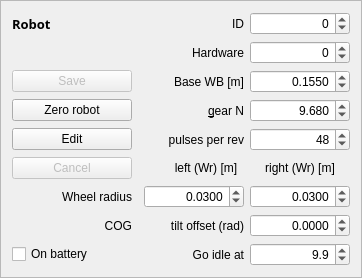
          <widget class="QFrame" name="frame_10">
           <property name="maximumSize">
            <size>
             <width>365</width>
             <height>16777215</height>
            </size>
           </property>
           <property name="frameShape">
            <enum>QFrame::StyledPanel</enum>
           </property>
           <property name="frameShadow">
            <enum>QFrame::Sunken</enum>
           </property>
           <layout class="QGridLayout" name="gridLayout_8">
            <item row="3" column="4">
             <widget class="QDoubleSpinBox" name="robot_gear">
              <property name="sizePolicy">
               <sizepolicy hsizetype="Minimum" vsizetype="Fixed">
                <horstretch>2</horstretch>
                <verstretch>0</verstretch>
               </sizepolicy>
              </property>
              <property name="toolTip">
               <string>&lt;html&gt;&lt;head/&gt;&lt;body&gt;&lt;p&gt;Gear ratio from motor to wheel axle (9.68).&lt;/p&gt;&lt;/body&gt;&lt;/html&gt;</string>
              </property>
              <property name="locale">
               <locale language="C" country="AnyCountry"/>
              </property>
              <property name="alignment">
               <set>Qt::AlignRight|Qt::AlignTrailing|Qt::AlignVCenter</set>
              </property>
              <property name="readOnly">
               <bool>false</bool>
              </property>
              <property name="decimals">
               <number>3</number>
              </property>
              <property name="maximum">
               <double>999.990000000000009</double>
              </property>
              <property name="value">
               <double>9.680000000000000</double>
              </property>
             </widget>
            </item>
            <item row="0" column="2" colspan="2">
             <widget class="QLabel" name="label_127">
              <property name="text">
               <string>ID</string>
              </property>
              <property name="alignment">
               <set>Qt::AlignRight|Qt::AlignTrailing|Qt::AlignVCenter</set>
              </property>
              <property name="buddy">
               <cstring>robot_gear</cstring>
              </property>
             </widget>
            </item>
            <item row="4" column="3">
             <widget class="QLabel" name="label_20">
              <property name="toolTip">
               <string>&lt;html&gt;&lt;head/&gt;&lt;body&gt;&lt;p&gt;Number of encoder pulses on each motor revolution (normally 48)&lt;/p&gt;&lt;/body&gt;&lt;/html&gt;</string>
              </property>
              <property name="text">
               <string>pulses per rev</string>
              </property>
              <property name="alignment">
               <set>Qt::AlignRight|Qt::AlignTrailing|Qt::AlignVCenter</set>
              </property>
              <property name="buddy">
               <cstring>robot_pulse_per_rev</cstring>
              </property>
             </widget>
            </item>
            <item row="0" column="0">
             <widget class="QLabel" name="label_36">
              <property name="font">
               <font>
                <family>Sans Serif</family>
                <pointsize>10</pointsize>
                <weight>75</weight>
                <bold>true</bold>
               </font>
              </property>
              <property name="text">
               <string>Robot</string>
              </property>
              <property name="buddy">
               <cstring>robot_wheel_radius_left</cstring>
              </property>
             </widget>
            </item>
            <item row="0" column="4">
             <widget class="QDoubleSpinBox" name="robot_id">
              <property name="enabled">
               <bool>true</bool>
              </property>
              <property name="sizePolicy">
               <sizepolicy hsizetype="Minimum" vsizetype="Fixed">
                <horstretch>2</horstretch>
                <verstretch>0</verstretch>
               </sizepolicy>
              </property>
              <property name="toolTip">
               <string notr="true">&lt;html&gt;&lt;head/&gt;&lt;body&gt;&lt;p&gt;This is the ID of the robot [1..9999].&lt;/p&gt;&lt;p&gt;To change the ID of robot:&lt;br/&gt;change ID,&lt;br/&gt;click &amp;quot;save&amp;quot;,&lt;br/&gt;click &amp;quot;save on robot&amp;quot;.&lt;/p&gt;&lt;p&gt;Change ID to -1 to revert to factory settings.&lt;br/&gt;And then change ID back to right value&lt;/p&gt;&lt;/body&gt;&lt;/html&gt;</string>
              </property>
              <property name="statusTip">
               <string notr="true"/>
              </property>
              <property name="locale">
               <locale language="C" country="AnyCountry"/>
              </property>
              <property name="alignment">
               <set>Qt::AlignRight|Qt::AlignTrailing|Qt::AlignVCenter</set>
              </property>
              <property name="readOnly">
               <bool>false</bool>
              </property>
              <property name="specialValueText">
               <string notr="true"/>
              </property>
              <property name="suffix">
               <string notr="true" extracomment="Hz"/>
              </property>
              <property name="decimals">
               <number>0</number>
              </property>
              <property name="minimum">
               <double>-2.000000000000000</double>
              </property>
              <property name="maximum">
               <double>10000.000000000000000</double>
              </property>
             </widget>
            </item>
            <item row="2" column="0">
             <widget class="QPushButton" name="save_id_on_robot">
              <property name="enabled">
               <bool>false</bool>
              </property>
              <property name="toolTip">
               <string notr="true">&lt;html&gt;&lt;head/&gt;&lt;body&gt;&lt;p&gt;Save ID and robot specific settings (this frame) on robot.&lt;br/&gt;NB! you need to press &amp;quot;save on robot&amp;quot; in configuration block to save into EE-prom (flash)&lt;/p&gt;&lt;/body&gt;&lt;/html&gt;</string>
              </property>
              <property name="text">
               <string>Save</string>
              </property>
              <property name="checkable">
               <bool>false</bool>
              </property>
              <property name="checked">
               <bool>false</bool>
              </property>
             </widget>
            </item>
            <item row="2" column="2" colspan="2">
             <widget class="QLabel" name="label_2">
              <property name="toolTip">
               <string>&lt;html&gt;&lt;head/&gt;&lt;body&gt;&lt;p&gt;Wheel base is distance between wheels (mid-wheel to mid-wheel) for turn calculations.&lt;/p&gt;&lt;/body&gt;&lt;/html&gt;</string>
              </property>
              <property name="text">
               <string>Base WB [m]</string>
              </property>
              <property name="alignment">
               <set>Qt::AlignRight|Qt::AlignTrailing|Qt::AlignVCenter</set>
              </property>
              <property name="buddy">
               <cstring>robot_base</cstring>
              </property>
             </widget>
            </item>
            <item row="2" column="4">
             <widget class="QDoubleSpinBox" name="robot_base">
              <property name="sizePolicy">
               <sizepolicy hsizetype="Minimum" vsizetype="Fixed">
                <horstretch>2</horstretch>
                <verstretch>0</verstretch>
               </sizepolicy>
              </property>
              <property name="toolTip">
               <string notr="true">&lt;html&gt;&lt;head/&gt;&lt;body&gt;&lt;p&gt;Distance between drivng wheels (0.155m)&lt;/p&gt;&lt;/body&gt;&lt;/html&gt;</string>
              </property>
              <property name="locale">
               <locale language="C" country="AnyCountry"/>
              </property>
              <property name="alignment">
               <set>Qt::AlignRight|Qt::AlignTrailing|Qt::AlignVCenter</set>
              </property>
              <property name="readOnly">
               <bool>false</bool>
              </property>
              <property name="decimals">
               <number>4</number>
              </property>
              <property name="maximum">
               <double>5.000000000000000</double>
              </property>
              <property name="singleStep">
               <double>0.010000000000000</double>
              </property>
              <property name="value">
               <double>0.155000000000000</double>
              </property>
             </widget>
            </item>
            <item row="4" column="0">
             <widget class="QPushButton" name="robot_edit">
              <property name="enabled">
               <bool>true</bool>
              </property>
              <property name="toolTip">
               <string notr="true">&lt;html&gt;&lt;head/&gt;&lt;body&gt;&lt;p&gt;Switch to edit mode - rather than listen to robot messages - for these fields.&lt;/p&gt;&lt;/body&gt;&lt;/html&gt;</string>
              </property>
              <property name="text">
               <string>Edit</string>
              </property>
              <property name="checkable">
               <bool>false</bool>
              </property>
              <property name="checked">
               <bool>false</bool>
              </property>
             </widget>
            </item>
            <item row="7" column="2" colspan="2">
             <widget class="QDoubleSpinBox" name="robot_wheel_radius_left">
              <property name="sizePolicy">
               <sizepolicy hsizetype="Minimum" vsizetype="Fixed">
                <horstretch>2</horstretch>
                <verstretch>0</verstretch>
               </sizepolicy>
              </property>
              <property name="minimumSize">
               <size>
                <width>100</width>
                <height>0</height>
               </size>
              </property>
              <property name="toolTip">
               <string notr="true">&lt;html&gt;&lt;head/&gt;&lt;body&gt;&lt;p&gt;Wheel radius (0.03m)&lt;/p&gt;&lt;/body&gt;&lt;/html&gt;</string>
              </property>
              <property name="locale">
               <locale language="C" country="AnyCountry"/>
              </property>
              <property name="alignment">
               <set>Qt::AlignRight|Qt::AlignTrailing|Qt::AlignVCenter</set>
              </property>
              <property name="readOnly">
               <bool>false</bool>
              </property>
              <property name="decimals">
               <number>4</number>
              </property>
              <property name="minimum">
               <double>0.001000000000000</double>
              </property>
              <property name="maximum">
               <double>0.990000000000000</double>
              </property>
              <property name="singleStep">
               <double>0.001000000000000</double>
              </property>
              <property name="value">
               <double>0.030000000000000</double>
              </property>
             </widget>
            </item>
            <item row="7" column="4">
             <widget class="QDoubleSpinBox" name="robot_wheel_radius_right">
              <property name="sizePolicy">
               <sizepolicy hsizetype="Minimum" vsizetype="Fixed">
                <horstretch>2</horstretch>
                <verstretch>0</verstretch>
               </sizepolicy>
              </property>
              <property name="minimumSize">
               <size>
                <width>100</width>
                <height>0</height>
               </size>
              </property>
              <property name="toolTip">
               <string notr="true">&lt;html&gt;&lt;head/&gt;&lt;body&gt;&lt;p&gt;Wheel radius (0.03m)&lt;/p&gt;&lt;/body&gt;&lt;/html&gt;</string>
              </property>
              <property name="locale">
               <locale language="C" country="AnyCountry"/>
              </property>
              <property name="alignment">
               <set>Qt::AlignRight|Qt::AlignTrailing|Qt::AlignVCenter</set>
              </property>
              <property name="readOnly">
               <bool>false</bool>
              </property>
              <property name="decimals">
               <number>4</number>
              </property>
              <property name="minimum">
               <double>0.001000000000000</double>
              </property>
              <property name="maximum">
               <double>0.990000000000000</double>
              </property>
              <property name="singleStep">
               <double>0.001000000000000</double>
              </property>
              <property name="value">
               <double>0.030000000000000</double>
              </property>
             </widget>
            </item>
            <item row="8" column="0">
             <widget class="QLabel" name="label_129">
              <property name="toolTip">
               <string>&lt;html&gt;&lt;head/&gt;&lt;body&gt;&lt;p&gt;Center of gravity position above wheels.&lt;/p&gt;&lt;/body&gt;&lt;/html&gt;</string>
              </property>
              <property name="text">
               <string>COG</string>
              </property>
              <property name="alignment">
               <set>Qt::AlignRight|Qt::AlignTrailing|Qt::AlignVCenter</set>
              </property>
              <property name="buddy">
               <cstring>robot_pulse_per_rev</cstring>
              </property>
             </widget>
            </item>
            <item row="3" column="2" colspan="2">
             <widget class="QLabel" name="label_21">
              <property name="text">
               <string>&amp;gear N</string>
              </property>
              <property name="alignment">
               <set>Qt::AlignRight|Qt::AlignTrailing|Qt::AlignVCenter</set>
              </property>
              <property name="buddy">
               <cstring>robot_gear</cstring>
              </property>
             </widget>
            </item>
            <item row="3" column="0">
             <widget class="QPushButton" name="save_id_on_robot_2">
              <property name="enabled">
               <bool>true</bool>
              </property>
              <property name="toolTip">
               <string notr="true">&lt;html&gt;&lt;head/&gt;&lt;body&gt;&lt;p&gt;Save -1 as robot ID, and save it to robot flash disk.&lt;br/&gt;This will trigger factory default at next reboot&lt;/p&gt;&lt;p&gt;- a new ID should be set after the reboot.&lt;/p&gt;&lt;/body&gt;&lt;/html&gt;</string>
              </property>
              <property name="text">
               <string>Zero robot</string>
              </property>
              <property name="checkable">
               <bool>false</bool>
              </property>
              <property name="checked">
               <bool>false</bool>
              </property>
             </widget>
            </item>
            <item row="8" column="4">
             <widget class="QDoubleSpinBox" name="robot_balance_offset">
              <property name="sizePolicy">
               <sizepolicy hsizetype="Minimum" vsizetype="Fixed">
                <horstretch>2</horstretch>
                <verstretch>0</verstretch>
               </sizepolicy>
              </property>
              <property name="minimumSize">
               <size>
                <width>100</width>
                <height>0</height>
               </size>
              </property>
              <property name="toolTip">
               <string notr="true">&lt;html&gt;&lt;head/&gt;&lt;body&gt;&lt;p&gt;Balance offset - where center of gravity (COG) is just above support point (wheels).&lt;/p&gt;&lt;p&gt;Angle is in radians.&lt;/p&gt;&lt;p&gt;Positive is tilt forward.&lt;/p&gt;&lt;/body&gt;&lt;/html&gt;</string>
              </property>
              <property name="locale">
               <locale language="C" country="AnyCountry"/>
              </property>
              <property name="alignment">
               <set>Qt::AlignRight|Qt::AlignTrailing|Qt::AlignVCenter</set>
              </property>
              <property name="readOnly">
               <bool>false</bool>
              </property>
              <property name="decimals">
               <number>4</number>
              </property>
              <property name="minimum">
               <double>-1.000000000000000</double>
              </property>
              <property name="maximum">
               <double>1.000000000000000</double>
              </property>
              <property name="singleStep">
               <double>0.001000000000000</double>
              </property>
             </widget>
            </item>
            <item row="7" column="0">
             <widget class="QLabel" name="label_17">
              <property name="minimumSize">
               <size>
                <width>120</width>
                <height>0</height>
               </size>
              </property>
              <property name="text">
               <string>Wheel radius</string>
              </property>
              <property name="alignment">
               <set>Qt::AlignRight|Qt::AlignTrailing|Qt::AlignVCenter</set>
              </property>
              <property name="buddy">
               <cstring>robot_wheel_radius_left</cstring>
              </property>
             </widget>
            </item>
            <item row="8" column="2" colspan="2">
             <widget class="QLabel" name="label_128">
              <property name="text">
               <string>tilt offset (rad)</string>
              </property>
              <property name="alignment">
               <set>Qt::AlignRight|Qt::AlignTrailing|Qt::AlignVCenter</set>
              </property>
              <property name="buddy">
               <cstring>robot_pulse_per_rev</cstring>
              </property>
             </widget>
            </item>
            <item row="9" column="4">
             <widget class="QDoubleSpinBox" name="robot_battery_idle_volt">
              <property name="sizePolicy">
               <sizepolicy hsizetype="Minimum" vsizetype="Fixed">
                <horstretch>2</horstretch>
                <verstretch>0</verstretch>
               </sizepolicy>
              </property>
              <property name="minimumSize">
               <size>
                <width>100</width>
                <height>0</height>
               </size>
              </property>
              <property name="toolTip">
               <string notr="true">&lt;html&gt;&lt;head/&gt;&lt;body&gt;&lt;p&gt;Go idle when battery voltage is below this level.&lt;/p&gt;&lt;p&gt;For a 3 cell LiPo battery it should go in idle mode at 3 x 3.2V = 9.6V&lt;/p&gt;&lt;p&gt;At 10V about 10% capacity is left before battery destruction, and in idle mode the robot uses about 30mA, so battey will selfdestruct after another about 3 hours.&lt;/p&gt;&lt;p&gt;So remember to switch off and to recharge.&lt;/p&gt;&lt;/body&gt;&lt;/html&gt;</string>
              </property>
              <property name="locale">
               <locale language="C" country="AnyCountry"/>
              </property>
              <property name="alignment">
               <set>Qt::AlignRight|Qt::AlignTrailing|Qt::AlignVCenter</set>
              </property>
              <property name="readOnly">
               <bool>false</bool>
              </property>
              <property name="decimals">
               <number>1</number>
              </property>
              <property name="minimum">
               <double>9.000000000000000</double>
              </property>
              <property name="maximum">
               <double>17.000000000000000</double>
              </property>
              <property name="singleStep">
               <double>0.100000000000000</double>
              </property>
              <property name="value">
               <double>9.900000000000000</double>
              </property>
             </widget>
            </item>
            <item row="9" column="0" colspan="2">
             <widget class="QCheckBox" name="robot_on_battery">
              <property name="text">
               <string>On battery</string>
              </property>
             </widget>
            </item>
            <item row="9" column="2" colspan="2">
             <widget class="QLabel" name="label_222">
              <property name="toolTip">
               <string>&lt;html&gt;&lt;head/&gt;&lt;body&gt;&lt;p&gt;Battery is assumed to be of type LiPo 3cell.&lt;/p&gt;&lt;p&gt;&lt;br/&gt;&lt;/p&gt;&lt;p&gt;Any battery with a normal voltage between 9 and 15V should do.&lt;/p&gt;&lt;/body&gt;&lt;/html&gt;</string>
              </property>
              <property name="text">
               <string>Go idle at</string>
              </property>
              <property name="alignment">
               <set>Qt::AlignRight|Qt::AlignTrailing|Qt::AlignVCenter</set>
              </property>
              <property name="buddy">
               <cstring>robot_pulse_per_rev</cstring>
              </property>
             </widget>
            </item>
            <item row="5" column="0">
             <widget class="QPushButton" name="robot_cancel">
              <property name="enabled">
               <bool>false</bool>
              </property>
              <property name="toolTip">
               <string notr="true">&lt;html&gt;&lt;head/&gt;&lt;body&gt;&lt;p&gt;Revert to values on robot&lt;/p&gt;&lt;/body&gt;&lt;/html&gt;</string>
              </property>
              <property name="text">
               <string>Cancel</string>
              </property>
              <property name="checkable">
               <bool>false</bool>
              </property>
              <property name="checked">
               <bool>false</bool>
              </property>
             </widget>
            </item>
            <item row="4" column="4">
             <widget class="QDoubleSpinBox" name="robot_pulse_per_rev">
              <property name="sizePolicy">
               <sizepolicy hsizetype="Minimum" vsizetype="Fixed">
                <horstretch>2</horstretch>
                <verstretch>0</verstretch>
               </sizepolicy>
              </property>
              <property name="toolTip">
               <string>&lt;html&gt;&lt;head/&gt;&lt;body&gt;&lt;p&gt;Number of encoder ticks per motor revolution (48)&lt;/p&gt;&lt;/body&gt;&lt;/html&gt;</string>
              </property>
              <property name="locale">
               <locale language="C" country="AnyCountry"/>
              </property>
              <property name="alignment">
               <set>Qt::AlignRight|Qt::AlignTrailing|Qt::AlignVCenter</set>
              </property>
              <property name="readOnly">
               <bool>false</bool>
              </property>
              <property name="decimals">
               <number>0</number>
              </property>
              <property name="minimum">
               <double>1.000000000000000</double>
              </property>
              <property name="maximum">
               <double>1000.000000000000000</double>
              </property>
              <property name="value">
               <double>48.000000000000000</double>
              </property>
             </widget>
            </item>
            <item row="5" column="3">
             <widget class="QLabel" name="label_18">
              <property name="text">
               <string>left (Wr) [m]</string>
              </property>
              <property name="alignment">
               <set>Qt::AlignCenter</set>
              </property>
              <property name="buddy">
               <cstring>robot_wheel_radius_left</cstring>
              </property>
             </widget>
            </item>
            <item row="5" column="4">
             <widget class="QLabel" name="label_19">
              <property name="sizePolicy">
               <sizepolicy hsizetype="Preferred" vsizetype="Preferred">
                <horstretch>2</horstretch>
                <verstretch>0</verstretch>
               </sizepolicy>
              </property>
              <property name="text">
               <string>right (Wr) [m]</string>
              </property>
              <property name="alignment">
               <set>Qt::AlignCenter</set>
              </property>
              <property name="buddy">
               <cstring>robot_wheel_radius_right</cstring>
              </property>
             </widget>
            </item>
            <item row="1" column="4">
             <widget class="QDoubleSpinBox" name="robot_hw_type">
              <property name="enabled">
               <bool>true</bool>
              </property>
              <property name="sizePolicy">
               <sizepolicy hsizetype="Minimum" vsizetype="Fixed">
                <horstretch>2</horstretch>
                <verstretch>0</verstretch>
               </sizepolicy>
              </property>
              <property name="toolTip">
               <string notr="true">&lt;html&gt;&lt;head/&gt;&lt;body&gt;&lt;p&gt;The hardware version&lt;/p&gt;&lt;p&gt;1 = old version with no wifi nor line sensor plugs on main board and round power supply plug on main board.&lt;/p&gt;&lt;p&gt;2 = more plugs and satellite PCB for power management and wifi.&lt;/p&gt;&lt;p&gt;3 = power management and on-off switch on-board (big motor controller board)&lt;/p&gt;&lt;p&gt;4 = same as 3, but with small motor controller board.&lt;/p&gt;&lt;p&gt;5 = same as 2, but updated with new sattelite boards (power and wifi) etc.&lt;/p&gt;&lt;p&gt;To change:&lt;br/&gt;click edit&lt;br/&gt;change HW setting,&lt;br/&gt;click &amp;quot;save&amp;quot;,&lt;br/&gt;click &amp;quot;save to flash&amp;quot;.&lt;/p&gt;&lt;p&gt;(ID must be &amp;gt; 0)&lt;/p&gt;&lt;/body&gt;&lt;/html&gt;</string>
              </property>
              <property name="statusTip">
               <string notr="true"/>
              </property>
              <property name="locale">
               <locale language="C" country="AnyCountry"/>
              </property>
              <property name="alignment">
               <set>Qt::AlignRight|Qt::AlignTrailing|Qt::AlignVCenter</set>
              </property>
              <property name="readOnly">
               <bool>false</bool>
              </property>
              <property name="specialValueText">
               <string notr="true"/>
              </property>
              <property name="suffix">
               <string notr="true" extracomment="Hz"/>
              </property>
              <property name="decimals">
               <number>0</number>
              </property>
              <property name="minimum">
               <double>-2.000000000000000</double>
              </property>
              <property name="maximum">
               <double>10000.000000000000000</double>
              </property>
             </widget>
            </item>
            <item row="1" column="3">
             <widget class="QLabel" name="label_149">
              <property name="text">
               <string>Hardware</string>
              </property>
              <property name="alignment">
               <set>Qt::AlignRight|Qt::AlignTrailing|Qt::AlignVCenter</set>
              </property>
              <property name="buddy">
               <cstring>robot_gear</cstring>
              </property>
             </widget>
            </item>
           </layout>
          </widget>
